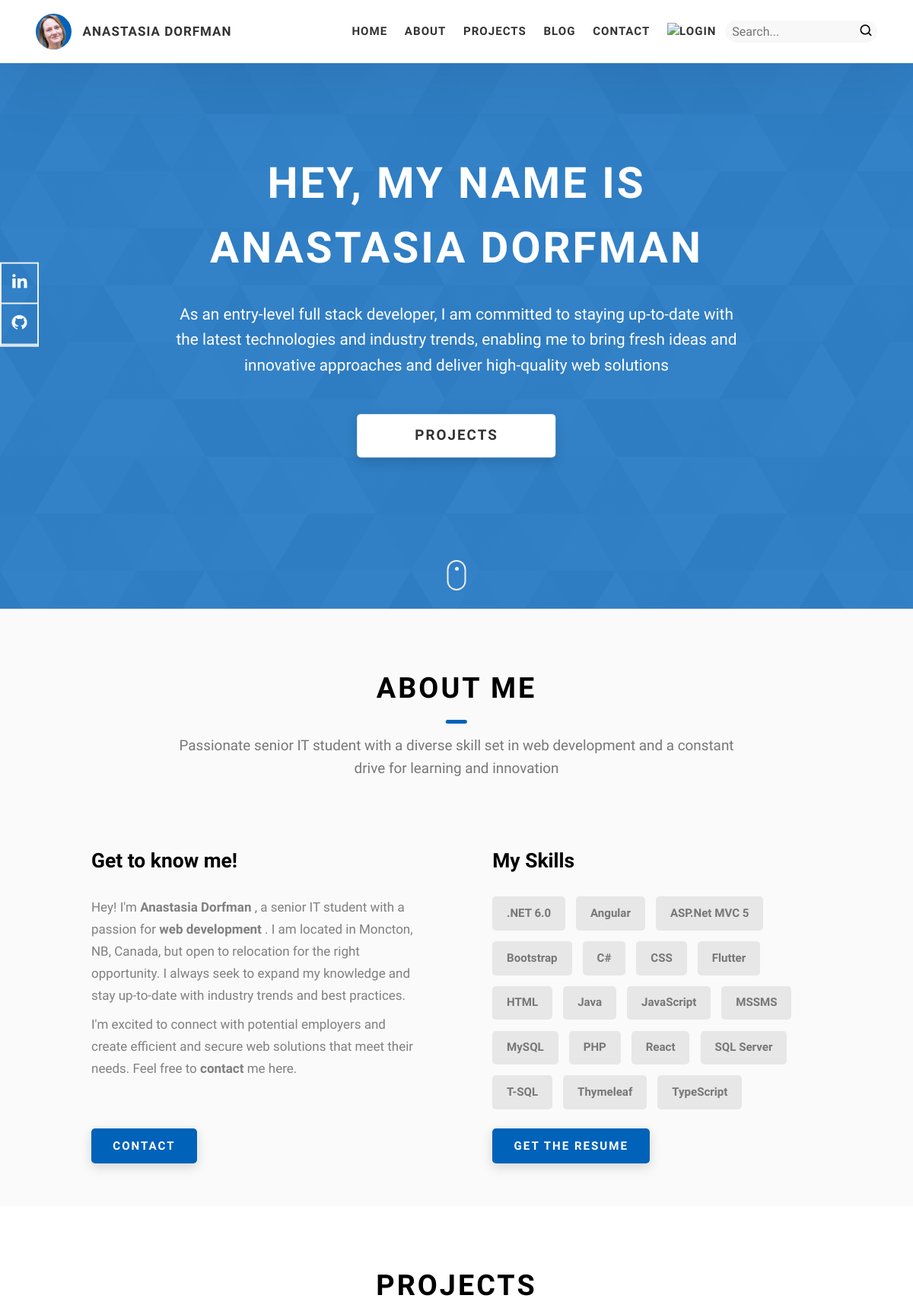
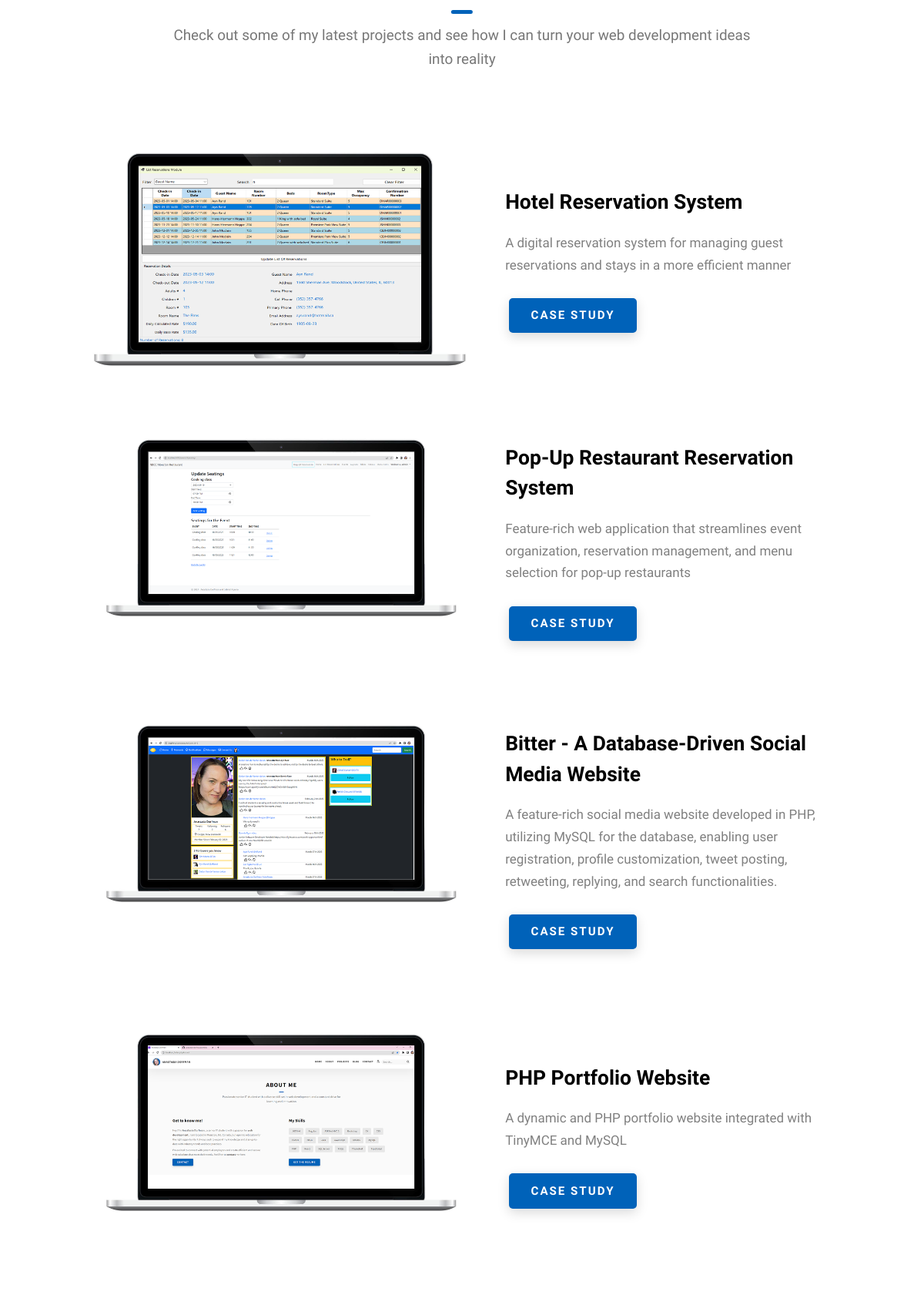
The page / (upper part) on the database its author committed (2 pictures, top to bottom).
### tables this page shows
CREATE TABLE `skills` (
  `name` varchar(255) NOT NULL,
  `type` varchar(70) DEFAULT NULL,
  PRIMARY KEY (`name`)
);

CREATE TABLE `projects` (
  `id` int(11) NOT NULL AUTO_INCREMENT,
  `name` varchar(255) NOT NULL,
  `overview` longtext NOT NULL,
  `created_at` datetime NOT NULL DEFAULT CURRENT_TIMESTAMP,
  `code_link` varchar(255) NOT NULL,
  `description` mediumtext,
  PRIMARY KEY (`id`)
);

### www/includes/Project.php (called while the page is built, shortened)
<?php
include_once "includes/functions.php";
class Project
{
    private $name;
    private $description;
    private $avatar;
    private $projectId;
    public function __construct(
        string $name,
        string $description,
        string $overview,
        $dateCreated,
        string $codeLink,
        string $avatar,
        array $tags = null,
        array $images = null,
        int $projectId = null
    ) {
        $this->name = $name;
        $this->description = $description;
        $this->avatar = $avatar;
        $this->projectId = $projectId;
    }
    public function getName(): string
    {
        return $this->name;
    }
    public function getDescription(): string
    {
        return $this->description;
    }
    public function getAvatar(): string
    {
        return $this->avatar;
    }
    public function setAvatar(string $avatar): void
    {
        $this->avatar = $avatar;
    }
    public function getProjectId(): int
    {
        return $this->projectId;
    }
    public static function getProjects(): array
    {
        try {
            $name = '';
            $description = '';
            $overview = '';
            $codeLink = '';
            $dateCreated = '';
            $projectId = -1;
            $con = $GLOBALS['con'];
            $sql = "SELECT id, name, description, overview, code_link, created_at FROM projects";
            $stmt = $con->prepare($sql);
            $stmt->execute();
            $stmt->bind_result($projectId, $name, $description, $overview, $codeLink, $dateCreated);
            $projects = [];
            while ($stmt->fetch()) {
                array_push($projects, new Project($name, $description, $overview, $dateCreated, $codeLink, '', [], [], $projectId));
            }
            foreach ($projects as $p) {
                $projectId = $p->getProjectId();
                $avatar = self::getAvatarByProjectId($projectId);
                $tags = self::getTagsByProjectId($projectId);
                $images = self::getImagesByProjectId($projectId);
            }
            return $projects;
        } catch (Exception $ex) {
            setFeedbackAndRedirect($ex->getMessage(), "error");
        }
    }
    public static function getAvatarByProjectId($projectId)
    {
        try {
            $avatar = '';
            $con = $GLOBALS['con'];
            $sql = "SELECT link FROM images WHERE project_id = $projectId AND type = 'avatar'";
            $result = $con->query($sql);
            $numRows = $result->num_rows;
            if ($numRows === 1) {
                $row = $result->fetch_assoc();
                $avatar = $row['link'];
            }
            return $avatar;
        } catch (Exception $ex) {
            setFeedbackAndRedirect($ex->getMessage(), "error");
        }
    }
    private static function getTagsByProjectId($projectId): array
    {
        try {
            $con = $GLOBALS['con'];
            $sql = "SELECT skill_name FROM project_skills WHERE project_id = $projectId";
            $result = $con->query($sql);
            $tags = [];
            while ($row = $result->fetch_assoc()) {
                array_push($tags, $row['skill_name']);
            }
            return $tags;
        } catch (Exception $ex) {
            setFeedbackAndRedirect($ex->getMessage(), "error");
        }
    }
    private static function getImagesByProjectId($projectId): array
    {
        try {
            $con = $GLOBALS['con'];
            $sql = "SELECT link FROM images WHERE project_id = $projectId AND type = 'image'";
            $result = $con->query($sql);
            $images = [];
            while ($row = $result->fetch_assoc()) {
                array_push($images, $row['link']);
            }
            return $images;
        } catch (Exception $ex) {
            setFeedbackAndRedirect($ex->getMessage(), "error");
        }
    }
}

### www/index.php (the view, shortened to what this page needs)
<?php
include_once "includes/functions.php";
include_once "includes/Project.php";
$projects = Project::getProjects();
?>
<!DOCTYPE html>
<html lang="en">
<head>
  <link rel="stylesheet" href="includes/css/style.css" />
</head>
<body>
  <?php
  include "includes/header.php";
  ?>
  <section class="home-hero">
    <div class="home-hero__content">
      <h1 class="heading-primary">Hey, My name is Anastasia Dorfman</h1>
      <div class="home-hero__info">
        <p class="text-primary">
          As an entry-level full stack developer, I am committed to staying up-to-date with the latest technologies and industry trends,
          enabling me to bring fresh ideas and innovative approaches and deliver high-quality web solutions
        </p>
      </div>
      <div class="home-hero__cta">
        <a href="./#projects" class="btn btn--bg">Projects</a>
      </div>
    </div>
    <div class="home-hero__socials">
      <div class="home-hero__social">
        <a href="https://www.linkedin.com/in/anastasiadorfman/" class="home-hero__social-icon-link">
          <img src="./assets/icons/linkedin-ico.png" alt="icon" class="home-hero__social-icon" />
        </a>
      </div>
      <div class="home-hero__social">
        <a href="https://github.com/anastasia-dorfman" class="home-hero__social-icon-link">
          <img src="./assets/icons/github-ico.png" alt="icon" class="home-hero__social-icon" />
        </a>
      </div>
    </div>
    <div class="home-hero__mouse-scroll-cont">
      <div class="mouse"></div>
    </div>
  </section>
  <section id="about" class="about sec-pad">
    <div class="main-container">
      <h2 class="heading heading-sec heading-sec__mb-med">
        <span class="heading-sec__main">About Me</span>
        <span class="heading-sec__sub">
          Passionate senior IT student with a diverse skill set in web development and a constant drive for learning and innovation
        </span>
      </h2>
      <div class="about__content">
        <div class="relative_position">
          <div class="about__content-main">
            <h3 class="about__content-title">Get to know me!</h3>
            <div class="about__content-details">
              <p class="about__content-details-para">
                Hey! I'm <strong>Anastasia Dorfman</strong> , a senior IT student with a passion for <strong> web development </strong>. I am
                located in Moncton, NB, Canada, but open to relocation for the right opportunity.
                I always seek to expand my knowledge and stay up-to-date with industry trends and best practices.
              </p>
              <p class="about__content-details-para">
                I'm excited to connect with potential employers and create efficient and secure web solutions that meet their needs.
                Feel free to <strong>contact</strong> me here.
              </p>
            </div>
            <a href="./#contact" class="btn btn--med btn--theme dynamicBgClr">Contact</a>
          </div>
        </div>
        <div class="relative_position">
          <div class="about__content-main">
            <h3 class="about__content-title">My Skills</h3>
            <div class="about__content-details">
            <div class="about__content-details-para">
              <?php getSkills(); ?>
            </div>
            </div>
            <a href="assets/docs/Resume_AnastasiaDorfman.pdf" class="btn btn--med btn--theme dynamicBgClr">Get the Resume</a>
          </div>
        </div>
      </div>
    </div>
  </section>
  <section id="projects" class="projects sec-pad">
    <div class="main-container">
      <h2 class="heading heading-sec heading-sec__mb-bg">
        <span class="heading-sec__main">Projects</span>
        <span class="heading-sec__sub">
          Check out some of my latest projects and see how I can turn your web development ideas into reality
        </span>
      </h2>
      <?php foreach ($projects as $p) {
        $projectId = $p->getProjectId(); ?>
        <div class="projects__content">
          <div class="projects__row">
            <div class="projects__row-img-cont">
              <img src="<?php echo $p->getAvatar(); ?>" alt="Software Screenshot" class="projects__row-img" loading="lazy" />
            </div>
            <div class="projects__row-content">
              <h3 class="projects__row-content-title"><?php echo $p->getName() ?></h3>
              <p class="projects__row-content-desc"><?php echo $p->getDescription() ?></p>
              <div class="buttons-container">
                <a href="./project.php?project_id=<?php echo $projectId ?>" class="btn btn--med btn--theme dynamicBgClr">Case Study</a>
              </div>
            </div>
          </div>
        </div>
      <?php } ?>
    </div>
  </section>
</body>
</html>
<?php
include 'includes/scripts.php';
?>

### www/includes/functions.php (shortened to what this page needs)
<?php
function getSkills()
{
	try {
		$con = $GLOBALS['con'];
		$sql = "SELECT * FROM skills";
		$result = $con->query($sql);
		if ($result->num_rows > 0) {
			echo '<div class="skills">';
			while ($row = $result->fetch_assoc()) {
				echo '<div class="skills__skill">' . $row['name'] . '</div>';
			}
			echo '</div>';
		}
	} catch (Exception $ex) {
	}
}

### rows shown on the page
skills: name ".NET 6.0"
skills: name "Angular"
skills: name "ASP.Net MVC 5"
skills: name "Bootstrap"
skills: name "C#"
skills: name "CSS"
skills: name "Flutter"
skills: name "HTML"
skills: name "Java"
skills: name "JavaScript"
skills: name "MSSMS"
skills: name "MySQL"
skills: name "PHP"
skills: name "React"
skills: name "SQL Server"
skills: name "T-SQL"
skills: name "Thymeleaf"
skills: name "TypeScript"
projects: shows a picture, name "Hotel Reservation System", description "A digital reservation system for managing guest reservations and stays in a more efficient manner"
projects: shows a picture, name "Pop-Up Restaurant Reservation System", description "Feature-rich web application that streamlines event organization, reservation management, and menu selection for pop-up restaurants"
projects: shows a picture, name "Bitter - A Database-Driven Social Media Website", description "A feature-rich social media website developed in PHP, utilizing MySQL for the database, enabling user registration, profile customization, tweet posting, retweeting, replying, and search functionalities."
projects: shows a picture, name "PHP Portfolio Website", description "A dynamic and PHP portfolio website integrated with TinyMCE and MySQL"
